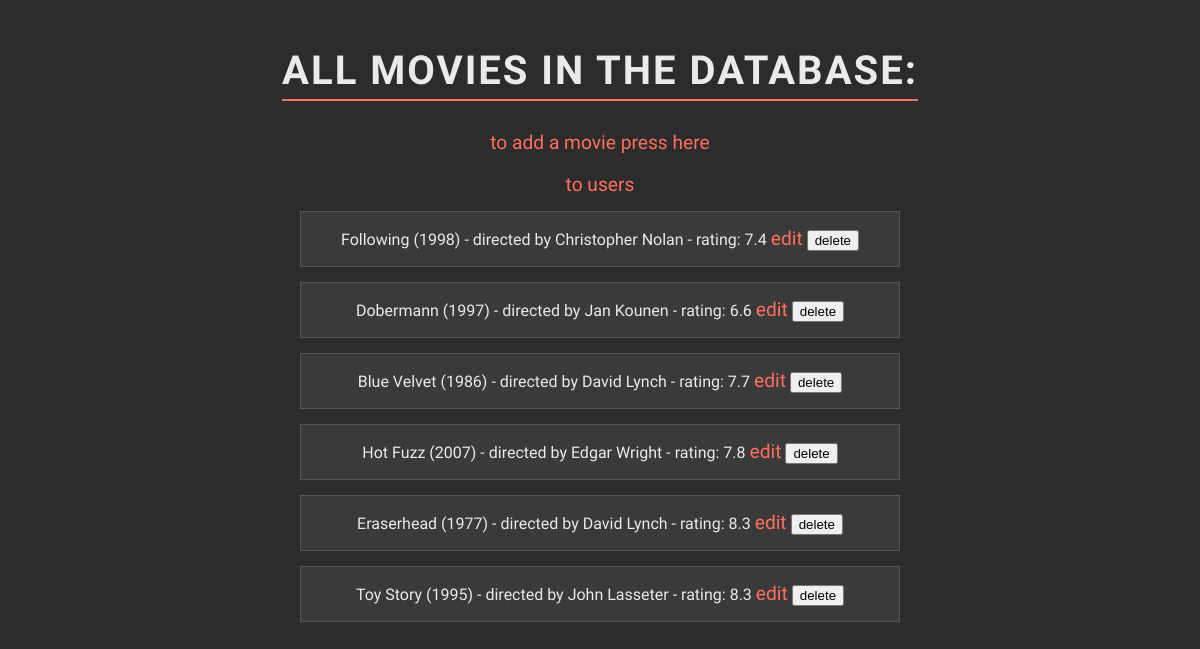
Before: /movies with the older database file.
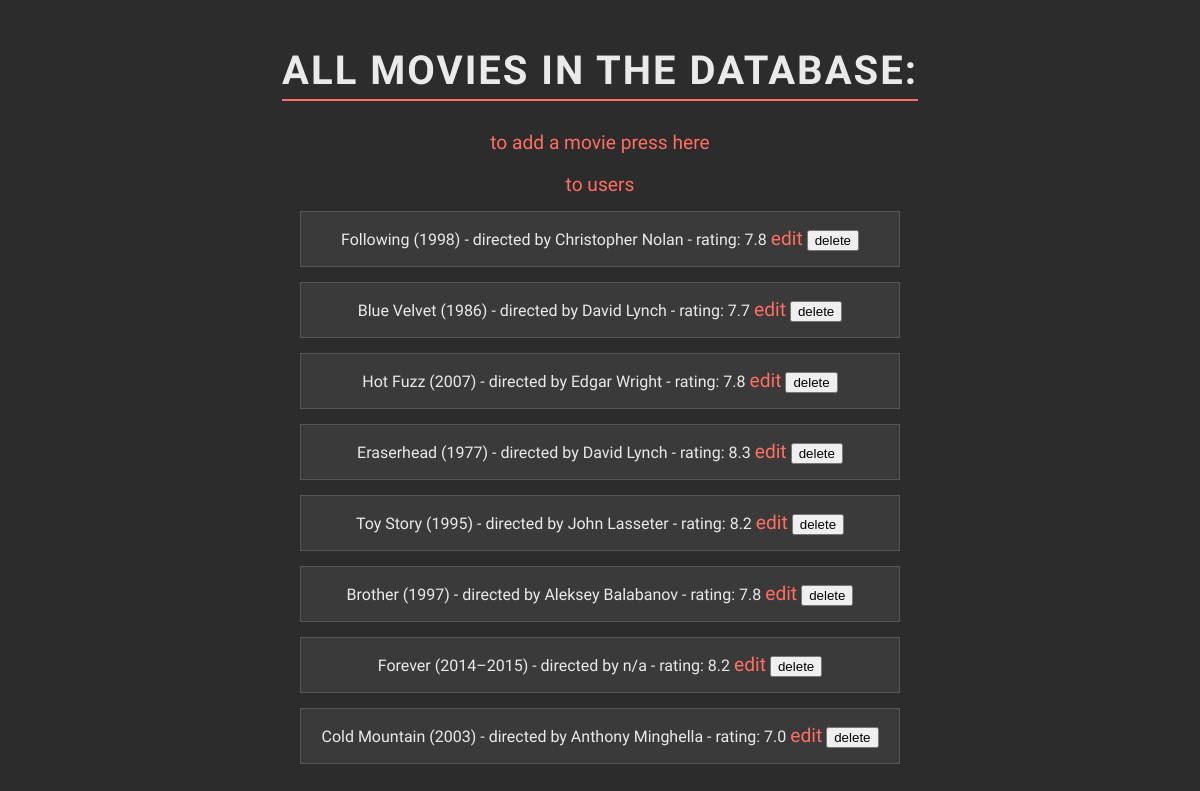
After: the same page with the newer database file.
### data_models.py (models this page shows, shortened)
class Movie(db.Model):
    __tablename__ = 'movies'
    movie_id = db.Column(db.Integer, primary_key=True, autoincrement=True)
    title = db.Column(db.String(250), nullable=False)
    director = db.Column(db.String(200), nullable=False)
    release_year = db.Column(db.Integer, nullable=False)
    movie_rating = db.Column(db.Float, nullable=False)
    users = relationship('User', secondary=user_movies, back_populates='movies')

### app.py (the view)
@app.route('/movies', methods=['GET'])
def list_movies():
    movies = data_manager.get_all_movies()
    return render_template('movies.html', movies=movies)

### datamanager/sqlite_data_manager.py (called while the page is built)
    def get_all_movies(self):
        with self.app.app_context():
            return self.db.session.query(Movie).all()

### templates/movies.html (shortened to what this page needs)
<!DOCTYPE html>
<html lang="en">
<head>
</head>
<body>
    <h1>all movies in the  dataBase:</h1>
    <div>
        <a href="{{ url_for('add_movie') }}">to add a movie press here</a><br><br>
         <a href="{{ url_for('list_users') }}">to users</a>
    </div>
    {% if movies %}
        <ul>
            {% for movie in movies %}
            <li>
                {{ movie.title }} ({{ movie.release_year }}) - directed by {{ movie.director }} - rating: {{ movie.movie_rating }}
                <a href="{{ url_for('update_movie', movie_id=movie.movie_id) }}">edit</a>
                <form id="delete-form-{{ movie.movie_id }}" action="{{ url_for('delete_movie', movie_id=movie.movie_id) }}" method="POST" style="display: inline;">
                    <button type="button" onclick="confirmDeletion({{ movie.movie_id }})">delete</button>
                </form>
            </li>
            {% endfor %}
        </ul>
    {% else %}
        <p>no movies found in dataBase</p>
    {% endif %}
</body>
</html>

### templates/movies.html (style rules this page uses)
body { background-color: #2C2C2C; font-family: 'Quicksand', sans-serif; color: #EAEAEA; text-align: center; margin: 0; padding: 20px; }
h1 { font-family: 'Quicksand', sans-serif; font-size: 2.5rem; color: #EAEAEA; margin-bottom: 30px; text-transform: uppercase; letter-spacing: 2px; border-bottom: 2px solid #FF6F61; display: inline-block; padding-bottom: 5px; }
ul { list-style-type: none; padding: 0; max-width: 600px; margin: 0 auto; }
li { background-color: #3A3A3A; border: 1px solid #555; margin: 15px 0; padding: 15px; transition: background-color 0.3s, transform 0.3s; }
a { text-decoration: none; color: #FF6F61; font-weight: 500; font-size: 1.2rem; transition: color 0.3s; }

Changed rows visible on the page:
removed Movie: title "Dobermann", release_year "1997", director "Jan Kounen", movie_rating "6.6"
changed Movie "Following": movie_rating "7.4" → "7.8"
changed Movie "Toy Story": movie_rating "8.3" → "8.2"
added Movie: title "Brother", release_year "1997", director "Aleksey Balabanov", movie_rating "7.8"
added Movie: title "Forever", release_year "2014–2015", director "n/a", movie_rating "8.2"
added Movie: title "Cold Mountain", release_year "2003", director "Anthony Minghella", movie_rating "7.0"
